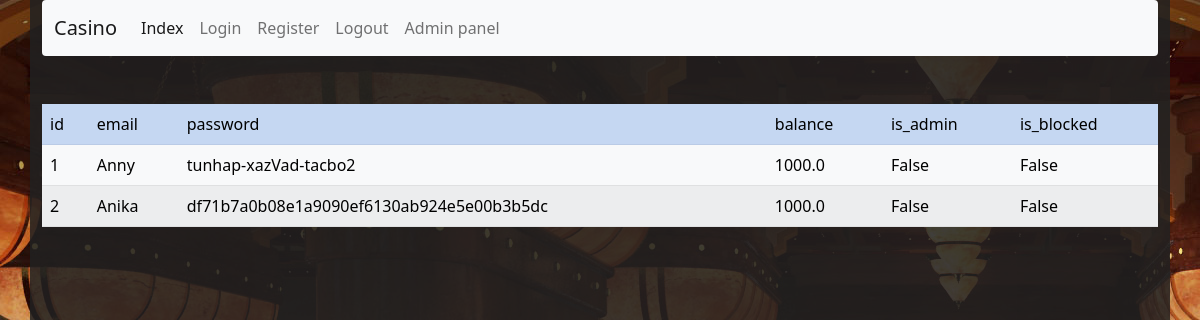
The page /admin/users on the database as committed earlier.
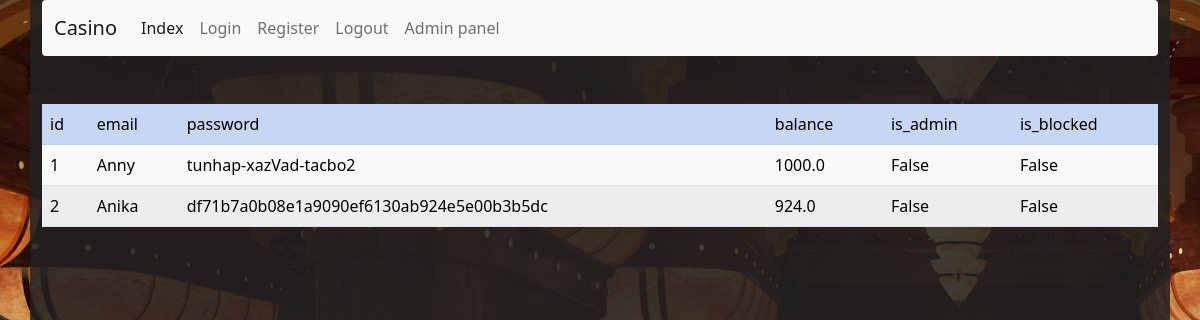
The same page on the database as committed later.
### main.py (models this page shows)
class User(db.Model):
    __tablename__ = "user"
    id = db.Column(db.Integer, primary_key=True)
    email = db.Column(db.String(100), nullable=False)
    password = db.Column(db.String(255), nullable=False)
    balance = db.Column(db.Float, default=1000)
    is_admin = db.Column(db.Boolean, default=False)
    is_blocked = db.Column(db.Boolean, default=False)
    date_of_birth = db.Column(db.DateTime, default=datetime.utcnow)
    user_games = db.Column(db.Integer, db.ForeignKey('game.id'))

### main.py (the view)
@app.route("/admin/users")
def admin_users():
    users = User.query.all()
    return render_template("admin_users.html", users=users)

### templates/admin_users.html (shortened to what this page needs)
{% extends 'base.html' %}
{% block body %}
    <table class="table table-striped table-hover">
        <tr class="table-primary">
            <td>id</td>
            <td>email</td>
            <td>password</td>
            <td>balance</td>
            <td>is_admin</td>
            <td>is_blocked</td>
        </tr>
        {% for user in users %}
            <tr class="table-light">
                <td>{{ user.id }}</td>
                <td>{{ user.email }}</td>
                <td>{{ user.password }}</td>
                <td>{{ user.balance }}</td>
                <td>{{ user.is_admin }}</td>
                <td>{{ user.is_blocked }}</td>
            </tr>
        {% endfor %}
    </table>
{% endblock %}

Rows that differ between the two databases and show on the page:
changed User "Anika": balance "1000.0" → "924.0"
